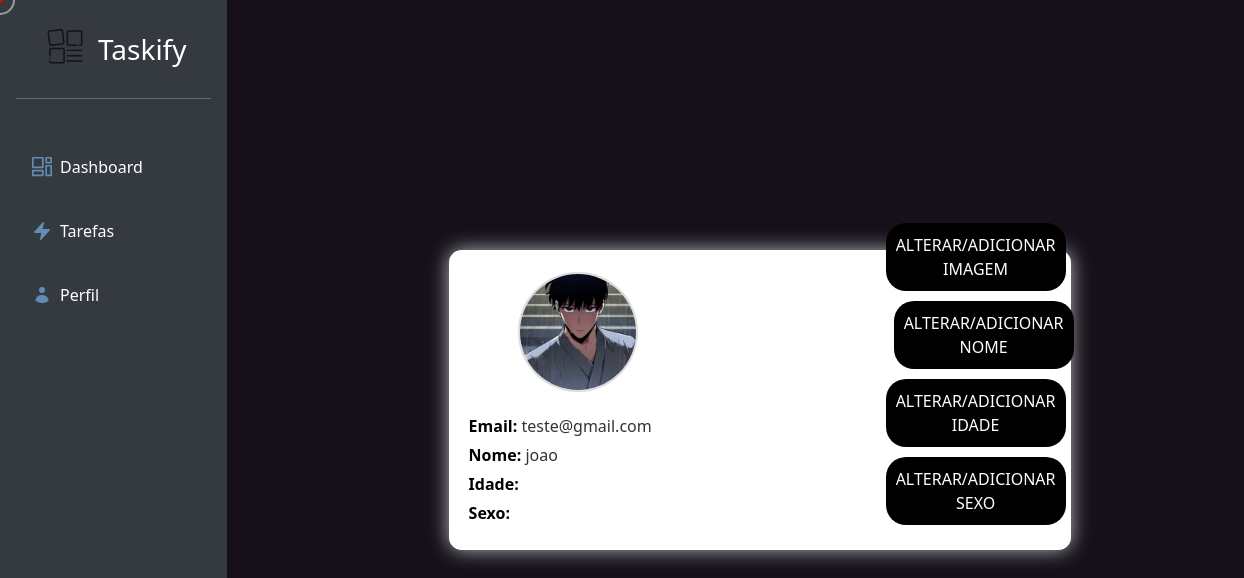
The app's page /Pages/perfil.php (signed in), older data.
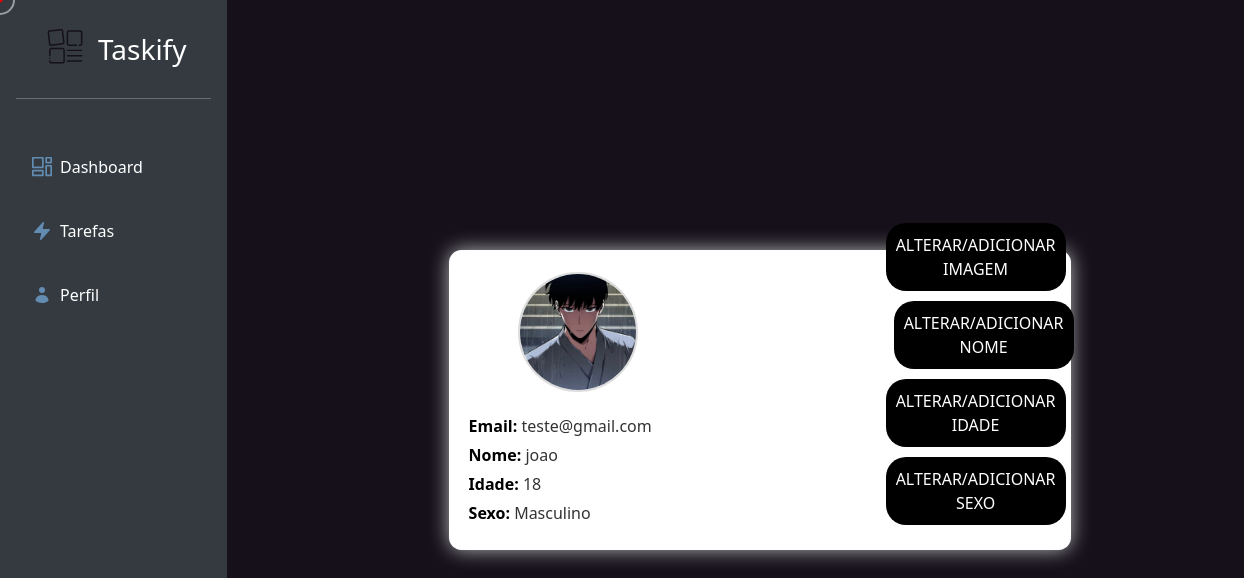
The same page, newer data.
### tables this page shows
CREATE TABLE `usuarios` (
  `id` int(11) NOT NULL,
  `usuario` varchar(50) NOT NULL,
  `email` varchar(100) NOT NULL,
  `senha` varchar(255) NOT NULL,
  `nome` varchar(100) DEFAULT NULL,
  `imagem_perfil` varchar(255) DEFAULT NULL,
  `data_cadastro` timestamp NOT NULL DEFAULT current_timestamp(),
  `idade` int(11) DEFAULT NULL,
  `sexo` enum('Masculino','Feminino','Outro') DEFAULT NULL
);

### Pages/perfil.php (the view, shortened to what this page needs)
<?php
require_once '../DB/conexao.php';
$userId = $_SESSION['usuario_id'];
$stmt = $pdo->prepare("SELECT nome, email, imagem_perfil, idade, sexo FROM usuarios WHERE id = :id");
$stmt->execute(['id' => $userId]);
$usuario = $stmt->fetch(PDO::FETCH_ASSOC);
$imagemPerfil = $usuario['imagem_perfil'] ? htmlspecialchars($usuario['imagem_perfil']) : '../Assets/default-avatar.png';
?>
<!DOCTYPE html>
<html lang="pt-br">
<head>
    <link rel="stylesheet" href="../Css/stylesHome.css">
    <link rel="stylesheet" href="../Css/stylesProfile.css">
    <link href="https://cdn.jsdelivr.net/npm/bootstrap@5.3.3/dist/css/bootstrap.min.css" rel="stylesheet">
    <link rel="stylesheet" href="https://cdnjs.cloudflare.com/ajax/libs/font-awesome/6.6.0/css/all.min.css">
</head>
<body>
    <div class="main-container">
        <div class="container-fluid">
            <div class="row">
                <div class="col-auto min-vh-100 sidebar px-3 d-flex flex-column">
                    <div class="pt-4 pb-2 px-4">
                        <a href="" class="text-decoration-none text-white d-flex align-items-center">
                            <img src="../Assets/logo.svg" alt="" style="width: 50px; height: 50px;">
                            <span class="fs-3 d-none d-sm-inline ms-2">Taskify</span>
                        </a>
                    </div>
                    <hr class="text-white mb-5">
                    <ul class="nav nav-pills flex-column mb-auto d-flex d-sm-block">
                        <li class="nav-item mb-4 d-flex justify-content-center d-sm-block">
                            <a href="home.php" class="nav-link text-white d-flex align-items-center">
                                <img class="link-icon" src="../Assets/dashboard.svg" alt="">
                                <span class="d-none d-sm-inline">Dashboard</span>
                            </a>
                        </li>
                        <li class="nav-item mb-4 d-flex justify-content-center d-sm-block">
                            <a href="tarefas.php" class="nav-link text-white d-flex align-items-center">
                                <img class="link-icon" src="../Assets/task.svg" alt="">
                                <span class="d-none d-sm-inline">Tarefas</span>
                            </a>
                        </li>
                        <li class="nav-item d-flex justify-content-center d-sm-block">
                            <a href="perfil.php" class="nav-link text-white d-flex align-items-center">
                                <img class="link-icon" src="../Assets/profile.svg" alt="">
                                <span class="d-none d-sm-inline">Perfil</span>
                            </a>
                        </li>
                    </ul>
                </div>
                <div id="dashboard" class="col main-content">
                    <div class="profile-container">
                        <div class="profile-card">
                            <div class="profile-header">
                                <img id="profile-image" src="<?php echo $imagemPerfil; ?>" alt="Imagem de Perfil">
                                <div class="btn-pro">
                                    <button id="edit-image-btn" class="btn-custom">Alterar/adicionar Imagem</button>
                                    <button id="edit-name-btn" class="btn-custom">Alterar/adicionar Nome</button>
                                    <button id="edit-age-btn" class="btn-custom">Alterar/adicionar Idade</button>
                                    <button id="edit-gender-btn" class="btn-custom">Alterar/adicionar Sexo</button>
                                </div>
                            </div>
                            <div class="profile-details">
                                <p><strong>Email:</strong> <span id="profile-email"><?php echo htmlspecialchars($usuario['email']); ?></span></p>
                                <p><strong>Nome:</strong> <span id="profile-name"><?php echo htmlspecialchars($usuario['nome']); ?></span></p>
                                <p><strong>Idade:</strong> <span id="profile-age"><?php echo htmlspecialchars($usuario['idade']); ?></span></p>
                                <p><strong>Sexo:</strong> <span id="profile-gender"><?php echo htmlspecialchars($usuario['sexo']); ?></span></p>
                            </div>
                        </div>
                    </div>
                </div>
            </div>
        </div>
    </div>
</body>
</html>

Row changes from the older to the newer data that the page shows:
changed usuarios "teste@gmail.com": idade (not shown) → "18"; sexo (not shown) → "Masculino"
